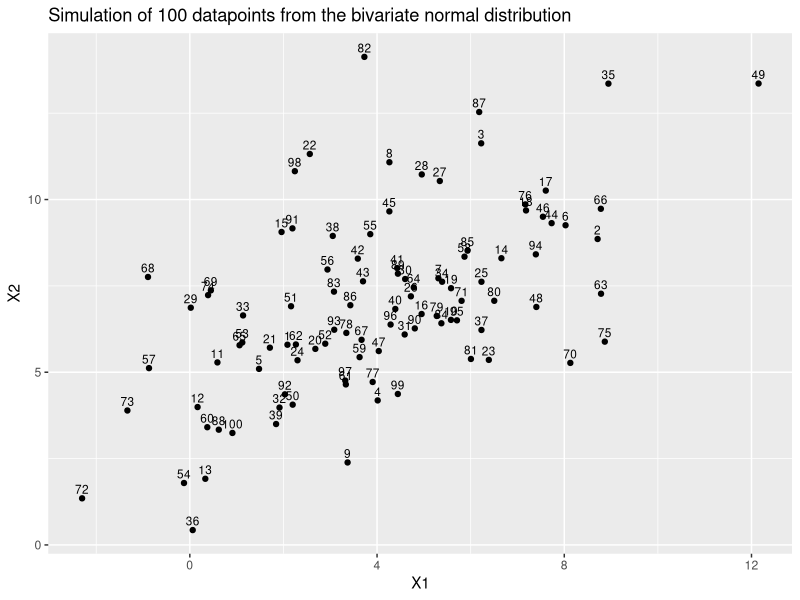
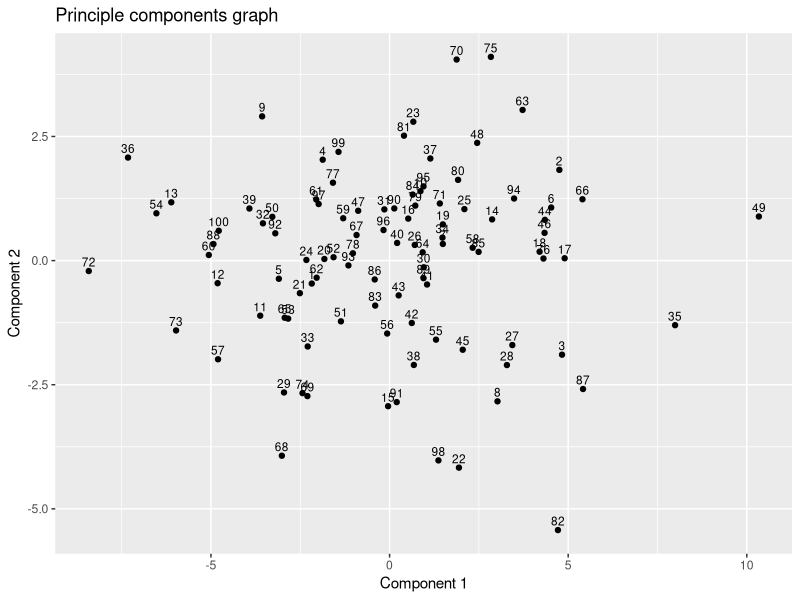
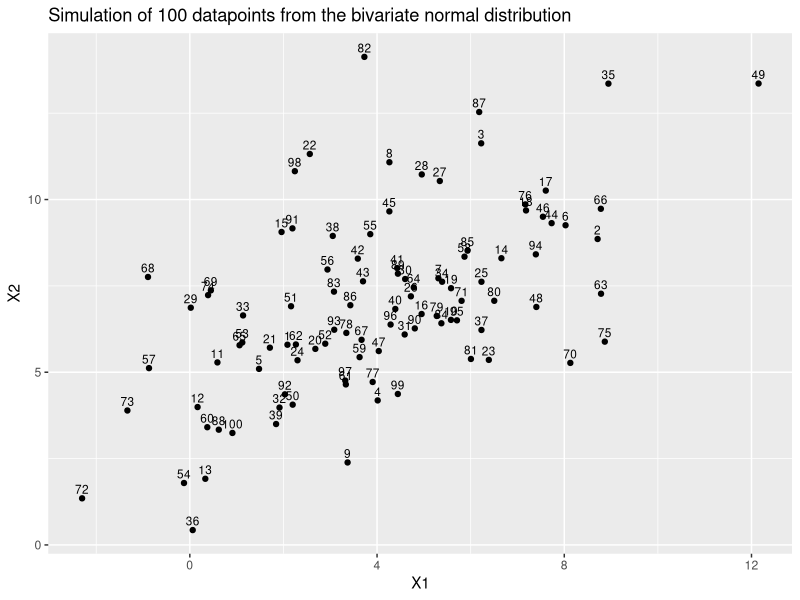
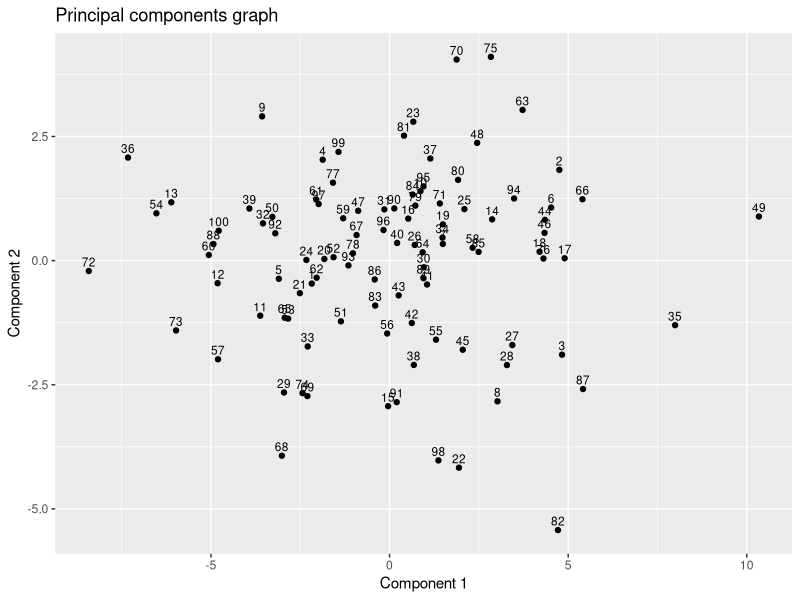
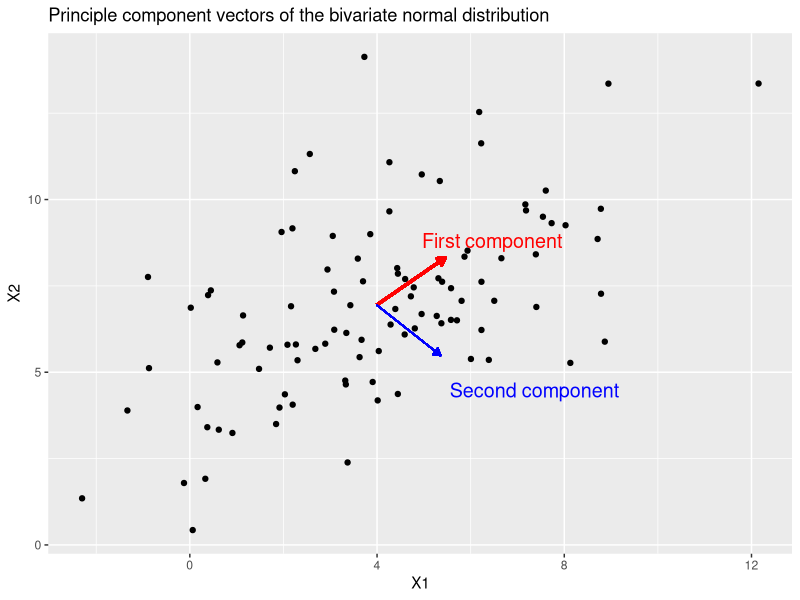

The R script that drew these images, in order:
## ---- chunk 1
setwd(getwd())
## ---- chunk 2
library("ggplot2")
library("mvtnorm")
## ---- chunk 3
# Set parameters for the bivariate normal distribution
mu <- c(4, 7)
sigma <- matrix(c(10, 6, 6, 8), nrow = 2, ncol = 2)

# Simulate 100 observations
set.seed(123)
multinormData <- data.frame(rmvnorm(n = 100, mean = mu, sigma = sigma))

# Plot data and label points with observation number
library(ggplot2)
ggplot(multinormData, aes(x = X1, y = X2)) + 
  geom_point() + geom_text(hjust= 0.5, vjust=-0.5, label = 1:100, size=3) +
  ggtitle("Simulation of 100 datapoints from the bivariate normal distribution") + 
  xlab("X1") + ylab("X2") 
## ---- chunk 4

multinormData.PCA <- princomp(multinormData,cor=FALSE)

# names(multinormData.PCA)

cat("sdev\n")
multinormData.PCA$sdev

cat("\nThe G matrix (columns are eigenvectors)")
multinormData.PCA$loadings

cat("\nThe Y matrix\n")
multinormData.PCA$scores

cat("\nThe sample mean\n")
multinormData.PCA$center

cat("\nRelevant when cor=TRUE\n")
multinormData.PCA$scale

cat("\nnumber of observations\n")
multinormData.PCA$n.obs

cat("\nfunction input\n")
multinormData.PCA$calls
## ---- chunk 5
library(ggplot2)
ggplot(data.frame(multinormData.PCA$scores), aes(x = Comp.1, y = Comp.2)) + 
  geom_point() + geom_text(hjust= 0.5, vjust=-0.5, label = 1:100, size=3) +
  ggtitle("Principle components graph") + 
  xlab("Component 1") + ylab("Component 2") 
## ---- chunk 6
# Plot data and label points with observation number
ggplot(multinormData, aes(x = X1, y = X2)) + 
  geom_point() + geom_text(hjust= 0.5, vjust=-0.5, label = 1:100, size=3) +
  ggtitle("Simulation of 100 datapoints from the bivariate normal distribution") + 
  xlab("X1") + ylab("X2") 
ggplot(data.frame(multinormData.PCA$scores), aes(x = Comp.1, y = Comp.2)) + 
  geom_point() + geom_text(hjust= 0.5, vjust=-0.5, label = 1:100, size=3) +
  ggtitle("Principal components graph") + 
  xlab("Component 1") + ylab("Component 2") 
## ---- chunk 7
cat("\nThe G matrix (columns are eigenvectors)")
multinormData.PCA$loadings

cat("\nThe Y matrix\n")
multinormData.PCA$scores
## ---- chunk 8
calculateG <- function(multinormData){
  covarianceMatrix <- cov(multinormData)
  G <- eigen(covarianceMatrix)$vectors
  return(G)
}

calculateY <- function(multinormData, G){
  n <- nrow(multinormData)
  meanData <- colMeans(multinormData)
  centered <- sweep(multinormData, 2, meanData, "-")
  Y <- as.matrix(centered) %*% (G) 
  return(Y)
}

G <- calculateG(multinormData)
cat("The matrix G is\n")
print(G)

Y <- calculateY(multinormData, G)
cat("\nThe matrix Y is\n")
print(Y)
## ---- chunk 9
x <- multinormData.PCA$center["X1"]
y <- multinormData.PCA$center["X2"]
eigenVectorComponent1 <- loadings(multinormData.PCA)[1:2, 1]
eigenVectorComponent2 <- loadings(multinormData.PCA)[1:2, 2]

# Plot data and label points with observation number
ggplot(multinormData, aes(x = X1, y = X2)) + 
  geom_point() +
  ggtitle("Principle component vectors of the bivariate normal distribution") + 
  xlab("X1") + ylab("X2") + 
  geom_segment(aes(x = x, y = y, xend = x + 2 * eigenVectorComponent1[1], 
                   yend = y + 2 * eigenVectorComponent1[2]),
                arrow = arrow(length = unit(0.2, "cm"), type = "closed"),
                color = "red", linewidth = 1) +
  annotate("text", x = x + 2 * eigenVectorComponent1[1] + 1, y = y + 2 *    
             eigenVectorComponent1[2] + 0.5, label = "First component", 
           color = "red", size = 5) +   
  geom_segment(aes(x = x, y = y, xend = x + 2 * eigenVectorComponent2[1], 
                   yend = y + 2 * eigenVectorComponent2[2]),
                arrow = arrow(length = unit(0.2, "cm"), type = "closed"),
                color = "blue", lindwidth = 1) +
  annotate("text", x = x + 2 * eigenVectorComponent2[1] + 2, y = y + 2 * 
             eigenVectorComponent2[2] - 1, label = "Second component", 
           color = "blue", size = 5)
  
